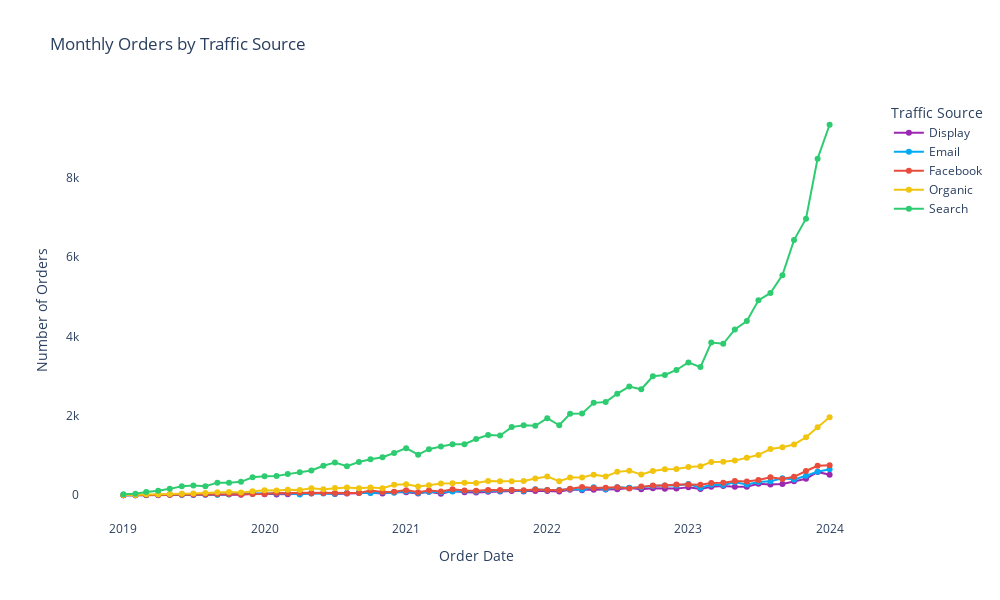

Write notebook code for a chart like this one.
### Code cell
# Interactive Visualization
fig = go.Figure()

colors = ['#9c27b0', '#03a9f4', '#e74c3c', '#f1c40f', '#2ecc71']  # Customize as needed

for i, source in enumerate(df_pivot.columns):
    fig.add_trace(go.Scatter(
        x=df_pivot.index,
        y=df_pivot[source],
        mode='lines+markers',
        name=source,
        line=dict(color=colors[i % len(colors)], width=2),
        connectgaps=True
    ))

# Style
fig.update_layout(
    title="Monthly Orders by Traffic Source",
    xaxis_title="Order Date",
    yaxis_title="Number of Orders",
    plot_bgcolor='white',
    width=1000,
    height=600,
    legend_title="Traffic Source"
)

fig.show()
